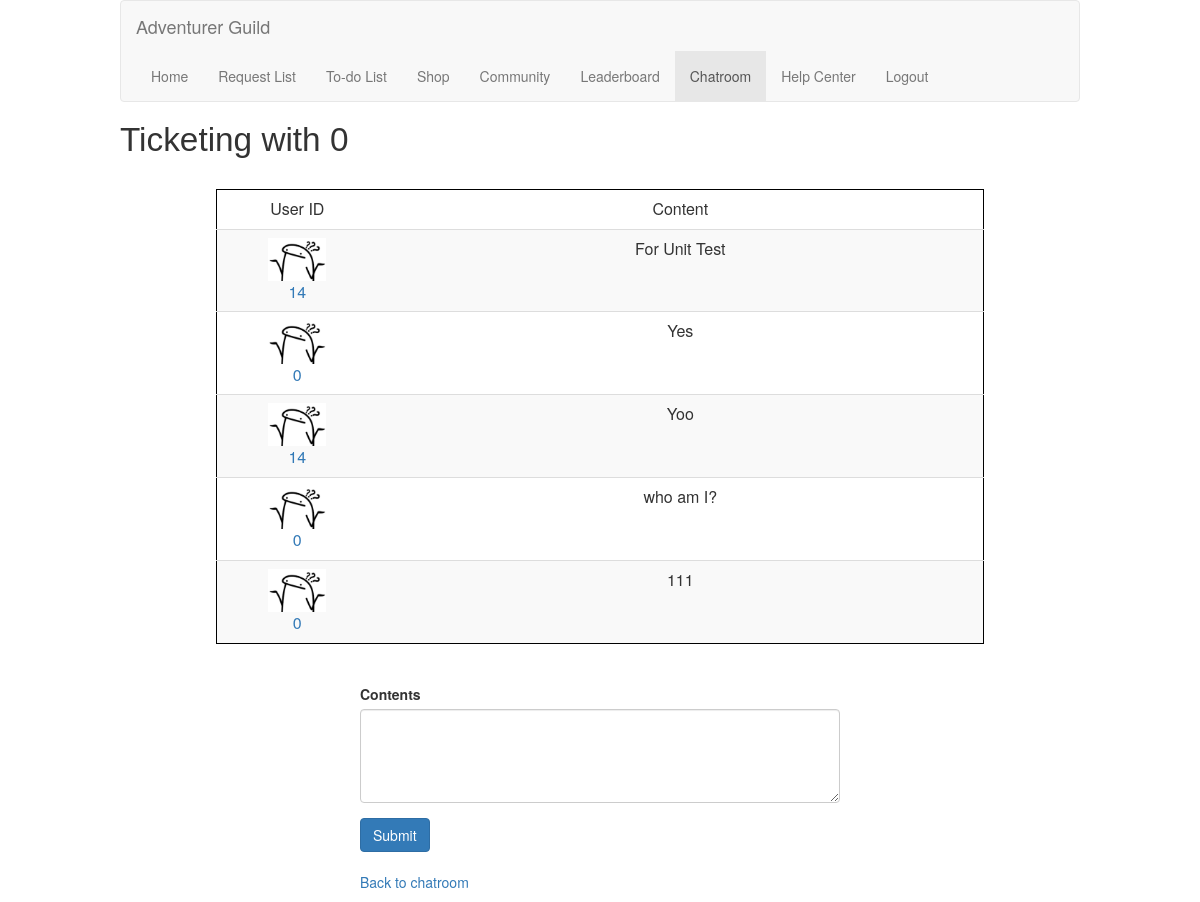
The app's page /chat/8d243529-f104-4d2f-955c-8b116670e2a6 (signed in), older data.
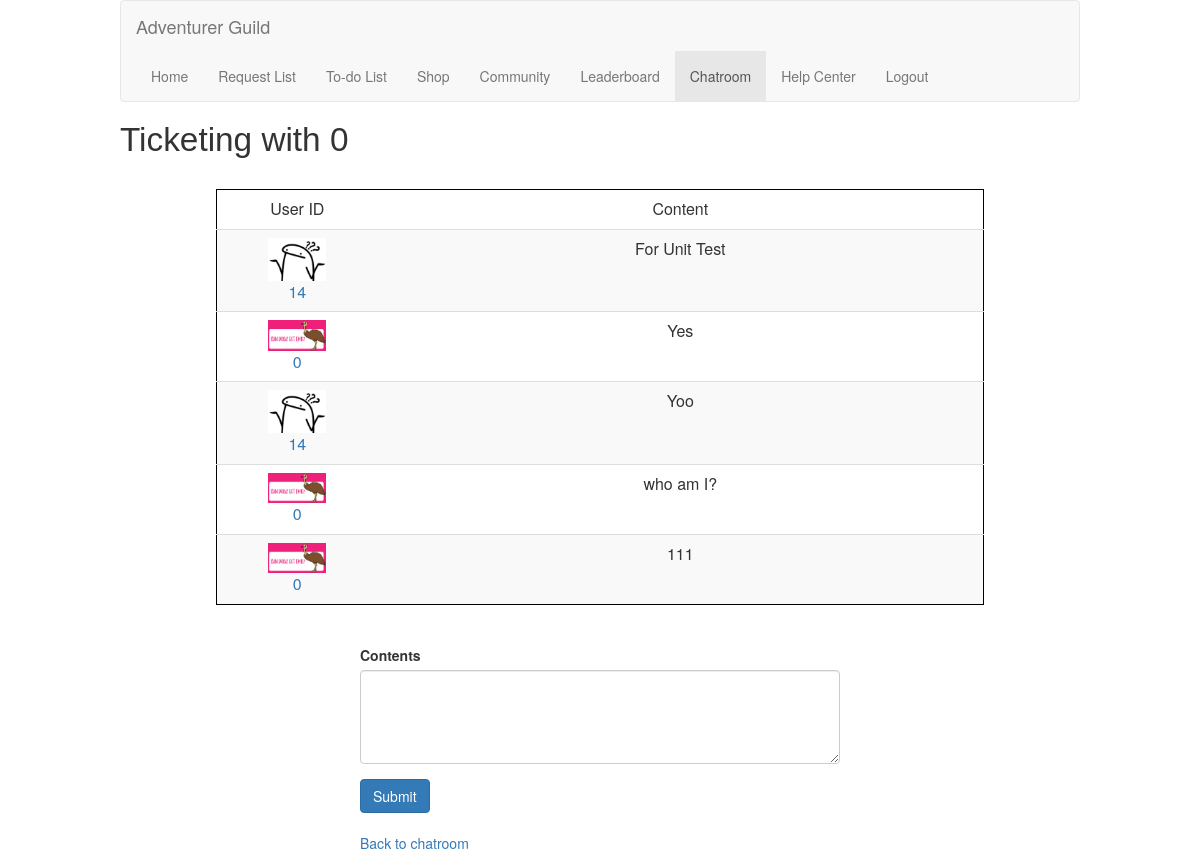
The same page, newer data.
### models/sqlmodels.py (models this page shows, shortened)
class Chats(db.Model):
    __tablename__ = 'chats'
    replyID = Column(Integer, primary_key=True, autoincrement=True)
    chatID = Column(Text, nullable=False)
    srcUserID = Column(String(120), ForeignKey('users.userID', name='fk_chat_userID1'))
    dstUserID = Column(String(120), ForeignKey('users.userID', name='fk_chat_userID2'))
    content = Column(Text, nullable=False, default="No Content")

class UserInfo(db.Model):
    __tablename__ = 'users'
    userID = Column(String(120), primary_key=True)
    email = Column(String(120), nullable=False)
    password = Column(String(120), nullable=False)
    coins = Column(Integer, nullable=False, default=10)
    avatar = Column(Text, nullable=False, default="default")
    country = Column(Text, nullable=False)
    pincode = Column(Text, nullable=False, default="123")

### routes.py (the view)
    @mainBluePrint.route("/chat/<chatid>")
    @login_required
    def chatDetailsPage(chatid):
        dstuser = getChatInfo(chatid,"dstuser") # Fetch destination user for reply form
        result = Chats.query.join(UserInfo, Chats.srcUserID == UserInfo.userID). \
                add_columns(UserInfo.avatar, Chats.srcUserID, Chats.content). \
                filter(Chats.chatID == chatid).all()
        if result:
            return render_template('chat_details.html',results=result, dstUser=dstuser, chatID=chatid)
        else:
            return render_template('chat_details.html', infomsg="Unexpected error")

### apps/get.py (called while the page is built)
def getChatInfo(chatID, action):
        chat = Chats.query.filter(Chats.chatID == chatID).first()
        if chat:
            if action == "srcuser":
                return str(chat.srcUserID)
            elif action == "dstuser":
                return str(chat.dstUserID)
            elif action == "time":
                return str(chat.time)
        return None

### routes.py (called while the page is built)
    @login_manager.user_loader
    def load_user(user_id):
        return User(user_id)

### templates/chat_details.html (shortened to what this page needs)
{% extends 'base.html' %}
{% block content %}
    <h1 id="pageBanner">Ticketing with {{dstUser}}</h1>
    <br>
    <div>
        <table id="threadContents" class="table table-striped listcontents">
            <thead>
                <tr>
                    <td class="col descCol">User ID</td>
                    <td class="col">Content</td>
                </tr>
            </thead>
            <tbody>
            {% for resultitem in results %}
            <tr>
                <td class="descCol"><a href="/profile/{{resultitem.srcUserID}}" title="View User Profile" target="_blank">
                    <img src="{{url_for('static',filename='nft/' + resultitem.avatar + '.png')}}" alt="Avatar" class="avatarInDetails">
                    <br>{{ resultitem.srcUserID }}</a></td>
                <td>{{ resultitem.content }}</td>
            </tr>
            {% endfor %}
            </tbody>
        </table>
        <br>
    </div>
    <div class="newthreadandrequest">
        <form method="POST" action="/dochatreply">
            <div class="form-group fillForms">
                <label for="content">Contents</label>
                <textarea class="form-control" id="content" name="content" rows="4" cols="50" required></textarea>
            </div>
            <button type="submit" id="doSubmit" class="btn btn-primary">Submit</button>
            </form>
            <br>
            <p><a href="/chat" title="Back">Back to chatroom</a></p>
    </div>
{% endblock %}

Row changes from the older to the newer data that the page shows:
changed through a linked row, Chats "Yes": avatar: a different picture
changed through a linked row, Chats "who am I?": avatar: a different picture
changed through a linked row, Chats (number 5 of 5 on the later page): avatar: a different picture
